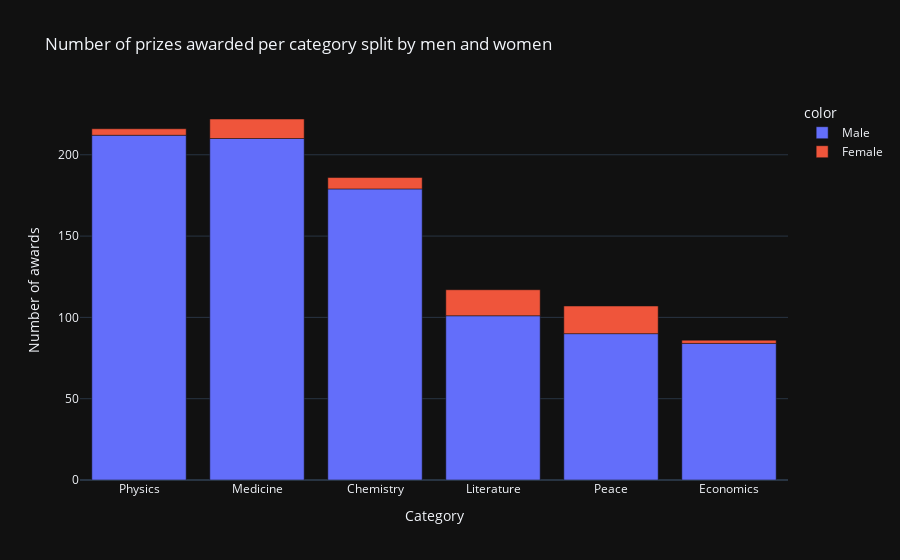

Source (notebook cell):
### Code cell
fig = px.bar(
    x=men_women.category,
    y=men_women.prize,
    color=men_women.sex,
    title='Number of prizes awarded per category split by men and women'
)

fig.update_layout(
    xaxis_title='Category',
    yaxis_title='Number of awards'
)

fig.show()

### Figure 1 — Plotly figure (JSON) as saved in the notebook; plotly's stock layout.template omitted (floating-point values rounded to 4 significant figures)
{"data": [{"alignmentgroup": "True", "hovertemplate": "color=Male<br>x=%{x}<br>y=%{y}<extra></extra>", "legendgroup": "Male", "marker": {"color": "#636efa", "pattern": {"shape": ""}}, "name": "Male", "offsetgroup": "Male", "orientation": "v", "showlegend": true, "textposition": "auto", "x": ["Physics", "Medicine", "Chemistry", "Literature", "Peace", "Economics"], "xaxis": "x", "y": [212, 210, 179, 101, 90, 84], "yaxis": "y", "type": "bar"}, {"alignmentgroup": "True", "hovertemplate": "color=Female<br>x=%{x}<br>y=%{y}<extra></extra>", "legendgroup": "Female", "marker": {"color": "#EF553B", "pattern": {"shape": ""}}, "name": "Female", "offsetgroup": "Female", "orientation": "v", "showlegend": true, "textposition": "auto", "x": ["Peace", "Literature", "Medicine", "Chemistry", "Physics", "Economics"], "xaxis": "x", "y": [17, 16, 12, 7, 4, 2], "yaxis": "y", "type": "bar"}], "layout": {"xaxis": {"anchor": "y", "domain": [0.0, 1.0], "title": {"text": "Category"}}, "yaxis": {"anchor": "x", "domain": [0.0, 1.0], "title": {"text": "Number of awards"}}, "legend": {"title": {"text": "color"}, "tracegroupgap": 0}, "title": {"text": "Number of prizes awarded per category split by men and women"}, "barmode": "relative"}}
